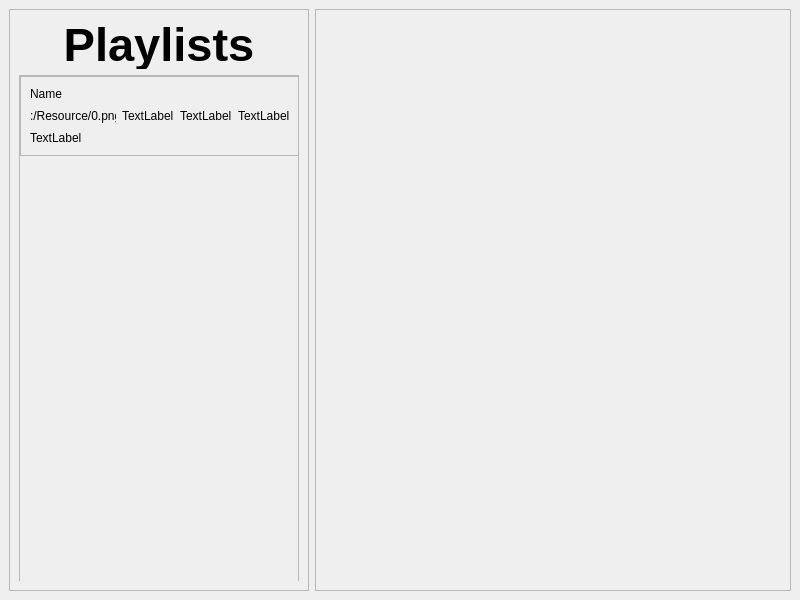
<?xml version="1.0" encoding="UTF-8"?>
<ui version="4.0">
 <class>MainWindow</class>
 <widget class="QMainWindow" name="MainWindow">
  <property name="geometry">
   <rect>
    <x>0</x>
    <y>0</y>
    <width>800</width>
    <height>600</height>
   </rect>
  </property>
  <property name="windowTitle">
   <string>MainWindow</string>
  </property>
  <widget class="QWidget" name="centralwidget">
   <layout class="QHBoxLayout" name="horizontalLayout">
    <item>
     <widget class="QFrame" name="PlaylistsMenu">
      <property name="maximumSize">
       <size>
        <width>300</width>
        <height>16777215</height>
       </size>
      </property>
      <property name="frameShape">
       <enum>QFrame::StyledPanel</enum>
      </property>
      <property name="frameShadow">
       <enum>QFrame::Raised</enum>
      </property>
      <layout class="QVBoxLayout" name="verticalLayout">
       <item>
        <widget class="QLabel" name="Title">
         <property name="maximumSize">
          <size>
           <width>300</width>
           <height>50</height>
          </size>
         </property>
         <property name="font">
          <font>
           <pointsize>35</pointsize>
           <bold>true</bold>
          </font>
         </property>
         <property name="text">
          <string>Playlists</string>
         </property>
         <property name="alignment">
          <set>Qt::AlignCenter</set>
         </property>
        </widget>
       </item>
       <item>
        <widget class="QFrame" name="frame">
         <property name="frameShape">
          <enum>QFrame::StyledPanel</enum>
         </property>
         <property name="frameShadow">
          <enum>QFrame::Raised</enum>
         </property>
         <widget class="QScrollArea" name="scrollArea">
          <property name="geometry">
           <rect>
            <x>0</x>
            <y>0</y>
            <width>280</width>
            <height>1500</height>
           </rect>
          </property>
          <property name="widgetResizable">
           <bool>true</bool>
          </property>
          <widget class="QWidget" name="scrollAreaWidgetContents">
           <property name="geometry">
            <rect>
             <x>0</x>
             <y>0</y>
             <width>278</width>
             <height>1498</height>
            </rect>
           </property>
           <widget class="QFrame" name="DummyPlaylist">
            <property name="geometry">
             <rect>
              <x>0</x>
              <y>0</y>
              <width>280</width>
              <height>80</height>
             </rect>
            </property>
            <property name="frameShape">
             <enum>QFrame::StyledPanel</enum>
            </property>
            <property name="frameShadow">
             <enum>QFrame::Raised</enum>
            </property>
            <layout class="QVBoxLayout" name="verticalLayout_2">
             <item>
              <widget class="QLabel" name="Name">
               <property name="text">
                <string>Name</string>
               </property>
              </widget>
             </item>
             <item>
              <layout class="QHBoxLayout" name="Stratagems">
               <item>
                <widget class="QLabel" name="Image1">
                 <property name="text">
                  <string>:/Resource/0.png</string>
                 </property>
                </widget>
               </item>
               <item>
                <widget class="QLabel" name="Image2">
                 <property name="text">
                  <string>TextLabel</string>
                 </property>
                </widget>
               </item>
               <item>
                <widget class="QLabel" name="Image3">
                 <property name="text">
                  <string>TextLabel</string>
                 </property>
                </widget>
               </item>
               <item>
                <widget class="QLabel" name="Image4">
                 <property name="text">
                  <string>TextLabel</string>
                 </property>
                </widget>
               </item>
              </layout>
             </item>
             <item>
              <widget class="QLabel" name="Difficulty">
               <property name="text">
                <string>TextLabel</string>
               </property>
              </widget>
             </item>
            </layout>
           </widget>
          </widget>
         </widget>
        </widget>
       </item>
      </layout>
     </widget>
    </item>
    <item>
     <widget class="QFrame" name="MainContent">
      <property name="frameShape">
       <enum>QFrame::StyledPanel</enum>
      </property>
      <property name="frameShadow">
       <enum>QFrame::Raised</enum>
      </property>
     </widget>
    </item>
   </layout>
  </widget>
 </widget>
 <resources/>
 <connections/>
</ui>
